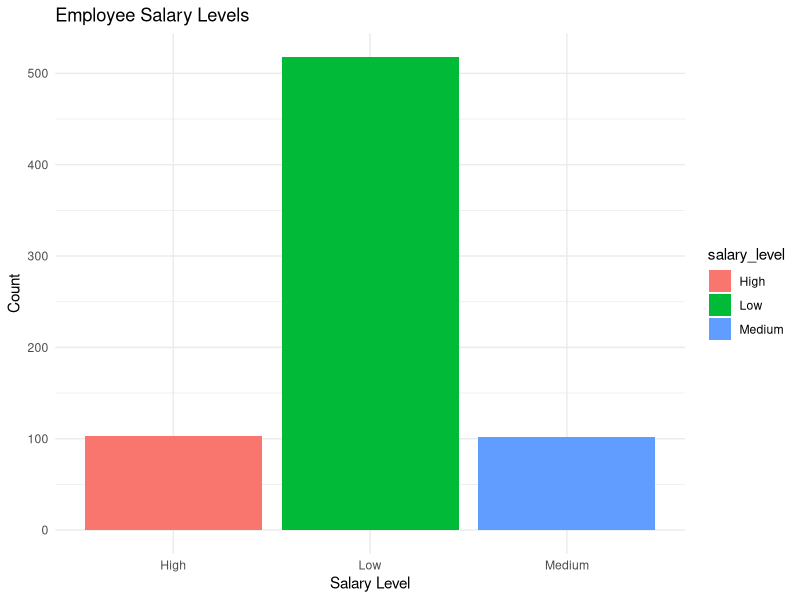

This chart was generated by the following R code: (Note: this script raises an error after producing the figure.)
library(tidyverse)
library(dplyr)
library(ggplot2)
library(here)

# Welcome messages
print("Hello, Welcome to R World!")
cat("Welcome to PGG Employee Salary Analyzer!\n\n")

# Read CSV
employee_data <- read.csv(here("pgg_joemployees.csv"))

# Inspect data
glimpse(employee_data)
print(class(employee_data$designation))
head(employee_data)

# Rename columns: fix dot notation, lowercase, and trim spaces
employee_data <- employee_data %>%
  rename_with(~ gsub("\\.", "_", .x)) %>%
  rename_with(tolower) %>%
  rename_with(stringr::str_trim)  # Remove leading/trailing spaces

# Convert total_salary to numeric
employee_data <- employee_data %>%
  mutate(total_salary = as.numeric(gsub(",", "", total_salary)))

# Add salary level
employee_data <- employee_data %>%
  mutate(salary_level = case_when(
    total_salary >= 30000 ~ "High",
    total_salary >= 25000 ~ "Medium",
    TRUE ~ "Low"
  ))

# View preview
head(employee_data[, c("total_salary", "salary_level")])
View(employee_data)

# --- Extended Analysis Below ---

# Total employees by office
offices <- unique(employee_data$office)
cat("\nTotal Employees by Office:\n")
for (office in offices) {
  count <- nrow(filter(employee_data, office == !!office))
  cat(paste(" -", office, ":", count, "employees\n"))
}

# Clean rate_day: remove non-numeric characters (except dot and digits)
employee_data <- employee_data %>%
  mutate(rate_day = gsub("[^0-9.]", "", rate_day),  # remove non-numeric except '.'
         rate_day = as.numeric(rate_day))           # convert to numeric

avg_rate_by_office <- employee_data %>%
  group_by(office) %>%
  summarise(average_rate_day = mean(rate_day, na.rm = TRUE))

cat("\n Average Rate per Day by Office:\n")
print(avg_rate_by_office)
View(avg_rate_by_office) # Spreadsheet view

# Distribution by office and gender
gender_dist <- employee_data %>%
  group_by(office, gender) %>%
  summarise(count = n())

cat("\nGender Distribution per Office:\n")
print(gender_dist)
View(gender_dist)

# Total count by gender
gender_totals <- employee_data %>%
  group_by(gender) %>%
  summarise(total = n())

cat("\nTotal Employees by Gender:\n")
print(gender_totals)
View(gender_totals)

# Count of high earners
high_earners <- filter(employee_data, salary_level == "High")
cat("\nNumber of High Earners (≥ 30000):", nrow(high_earners), "\n")

# Plot: Salary Level Distribution
ggplot(employee_data, aes(x = salary_level, fill = salary_level)) +
  geom_bar() +
  labs(title = "Employee Salary Levels", x = "Salary Level", y = "Count") +
  theme_minimal()

# Plot: Average salary by designation
ggplot(avg_salary, aes(x = reorder(designation, -average_salary), y = average_salary)) +
  geom_col(fill = "steelblue") +
  coord_flip() +
  labs(title = "Average Salary by Designation", x = "Designation", y = "Average Salary") +
  theme_minimal()